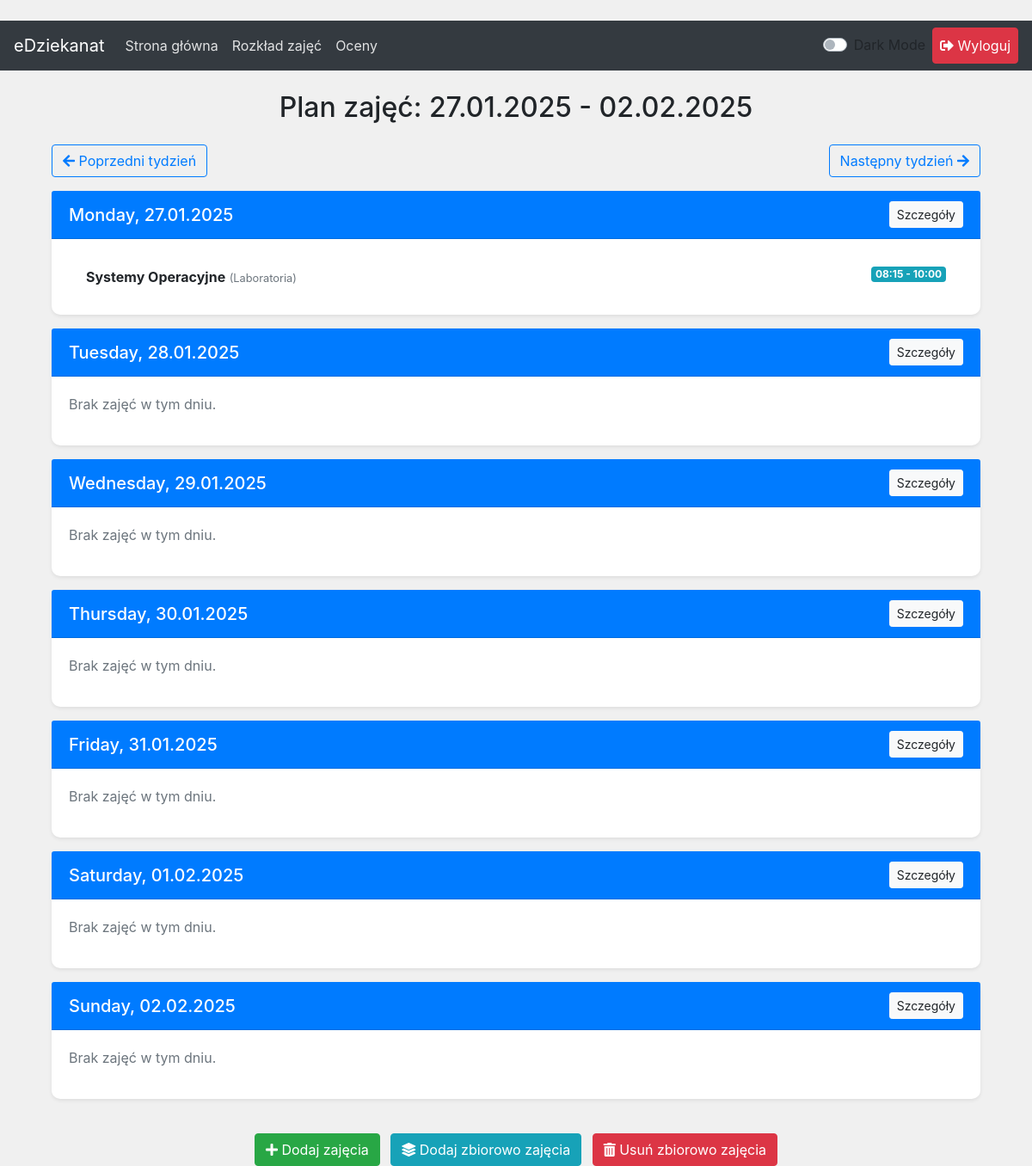
/schedule/week/?date=2025-01-27 (signed in), run on an earlier commit of the app's database.
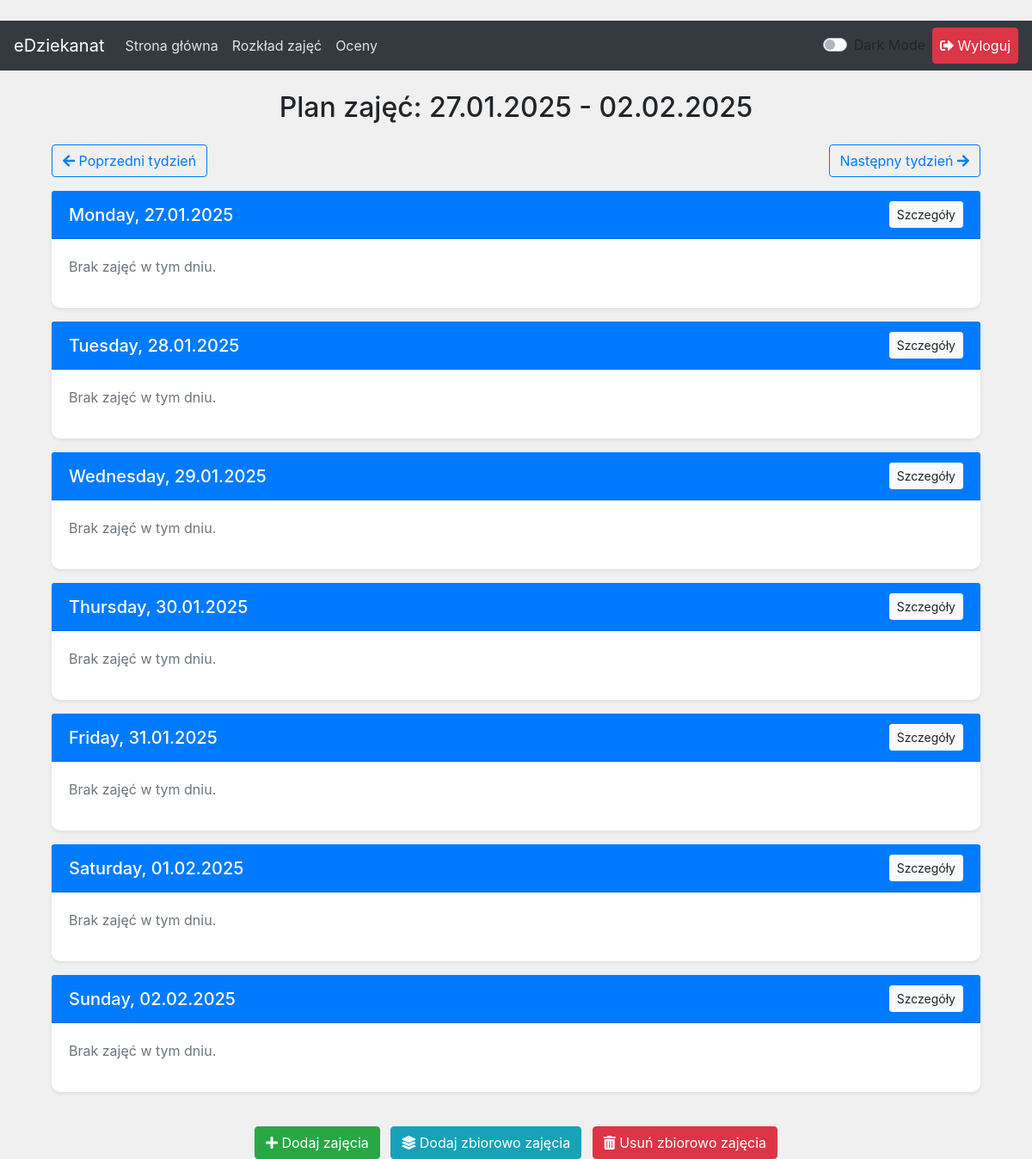
And on a later commit of the database.
### core/models.py (models this page shows, shortened)
class Lesson(models.Model):
    final_grade = models.ForeignKey(FinalGrade, on_delete=models.CASCADE, help_text="Przedmiot (ocena) dla zajęć")
    date = models.DateField(help_text="Data zajęć")
    start_time = models.TimeField(help_text="Godzina rozpoczęcia")
    end_time = models.TimeField(help_text="Godzina zakończenia")
    lesson_type = models.CharField(max_length=30, choices=LESSON_TYPE_CHOICES, help_text="Forma zajęć")
    mandatory = models.BooleanField(default=True, help_text="Czy zajęcia są obowiązkowe")
    additional_info = models.TextField(blank=True, help_text="Dodatkowe informacje")
    group = models.CharField(max_length=2, help_text="Grupa, dwucyfrowy kod")

class FinalGrade(models.Model):
    user = models.ForeignKey(CustomUser, on_delete=models.CASCADE)
    subject_name = models.CharField(max_length=200)
    ects = models.FloatField(help_text="Podaj ECTS przedmiotu przy tworzeniu pierwszej oceny cząstkowej")
    final_value = models.CharField(
        max_length=10,
        choices=GRADE_CHOICES,
        blank=True,
        help_text="Wartość wyliczana na podstawie ocen cząstkowych"
    )
    row_color = models.CharField(
        max_length=20,
        default='',
        help_text="Kolor wiersza w formacie hex (np. #ffffff)",
        blank=True,
        null=True
    )

### core/views.py (the view)
# urls.py: path('schedule/week/', schedule_week, name='schedule_week'),
def schedule_week(request):
    date_str = request.GET.get('date')
    if date_str:
        try:
            current_date = datetime.datetime.strptime(date_str, '%Y-%m-%d').date()
        except ValueError:
            current_date = datetime.date.today()
    else:
        current_date = datetime.date.today()
    start_of_week = current_date - datetime.timedelta(days=current_date.weekday())
    end_of_week = start_of_week + datetime.timedelta(days=6)
    week_dates = [start_of_week + datetime.timedelta(days=i) for i in range(7)]
    lessons = Lesson.objects.filter(
        group=request.user.semester_group,
        date__range=(start_of_week, end_of_week)
    )
    lessons_by_day = {i: [] for i in range(7)}
    for lesson in lessons:
        day = lesson.date.weekday()
        lessons_by_day[day].append(lesson)
    context = {
        'week_dates': week_dates,
        'lessons_by_day': lessons_by_day,
        'start_of_week': start_of_week,
        'end_of_week': end_of_week,
        'previous_week': start_of_week - datetime.timedelta(days=7),
        'next_week': start_of_week + datetime.timedelta(days=7),
    }
    return render(request, 'schedule_week.html', context)

### core/templatetags/dict_extras.py (called while the page is built)
@register.filter
def dict_get(dict_obj, key):
    return dict_obj.get(key, [])

### templates/schedule_week.html (shortened to what this page needs)
﻿{% extends "base.html" %}
{% load dict_extras %}
{% block content %}
<div class="container mt-4">
  <h2 class="text-center mb-4">Plan zajęć: {{ start_of_week|date:"d.m.Y" }} - {{ end_of_week|date:"d.m.Y" }}</h2>
  <div class="d-flex justify-content-between mb-3">
      <a href="{% url 'schedule_week' %}?date={{ previous_week|date:'Y-m-d' }}" class="btn btn-outline-primary">
        <i class="fas fa-arrow-left"></i> Poprzedni tydzień
      </a>
      <a href="{% url 'schedule_week' %}?date={{ next_week|date:'Y-m-d' }}" class="btn btn-outline-primary">
        Następny tydzień <i class="fas fa-arrow-right"></i>
      </a>
  </div>
  <div class="row">
    {% for day in week_dates %}
      <div class="col-md-12 mb-3">
        <div class="card shadow-sm">
          <div class="card-header bg-primary text-white d-flex justify-content-between align-items-center">
            <h5 class="card-title mb-0">{{ day|date:"l, d.m.Y" }}</h5>
            <a href="{% url 'schedule_day' day=day|date:'Y-m-d' %}" class="btn btn-light btn-sm">Szczegóły</a>
          </div>
          <div class="card-body">
            {% with lessons=lessons_by_day|dict_get:forloop.counter0 %}
              {% if lessons %}
                <ul class="list-group list-group-flush">
                  {% for lesson in lessons %}
                    <li class="list-group-item">
                      <div class="d-flex justify-content-between">
                        <div>
                          <strong>{{ lesson.final_grade.subject_name }}</strong>
                          <small class="text-muted">({{ lesson.get_lesson_type_display }})</small>
                        </div>
                        <div>
                          <span class="badge badge-info">
                            {{ lesson.start_time|time:"H:i" }} - {{ lesson.end_time|time:"H:i" }}
                          </span>
                        </div>
                      </div>
                    </li>
                  {% endfor %}
                </ul>
              {% else %}
                <p class="text-muted">Brak zajęć w tym dniu.</p>
              {% endif %}
            {% endwith %}
          </div>
        </div>
      </div>
    {% endfor %}
  </div>
  <div class="text-center mt-4">
    <a href="{% url 'lesson_add' %}" class="btn btn-success">
      <i class="fas fa-plus"></i> Dodaj zajęcia
    </a>
    <a href="{% url 'bulk_lesson_add' %}" class="btn btn-info ml-2">
      <i class="fas fa-layer-group"></i> Dodaj zbiorowo zajęcia
    </a>
    <a href="{% url 'bulk_lesson_delete' %}" class="btn btn-danger ml-2">
      <i class="fas fa-trash-alt"></i> Usuń zbiorowo zajęcia
    </a>
  </div>
</div>
{% endblock %}

What changed in the data, as far as the page shows it:
removed Lesson: final_grade.subject_name "Systemy Operacyjne", lesson_type "Laboratoria", start_time "08:15", end_time "10:00"
Also different on the page:
new list line: "Brak zajęć w tym dniu."
